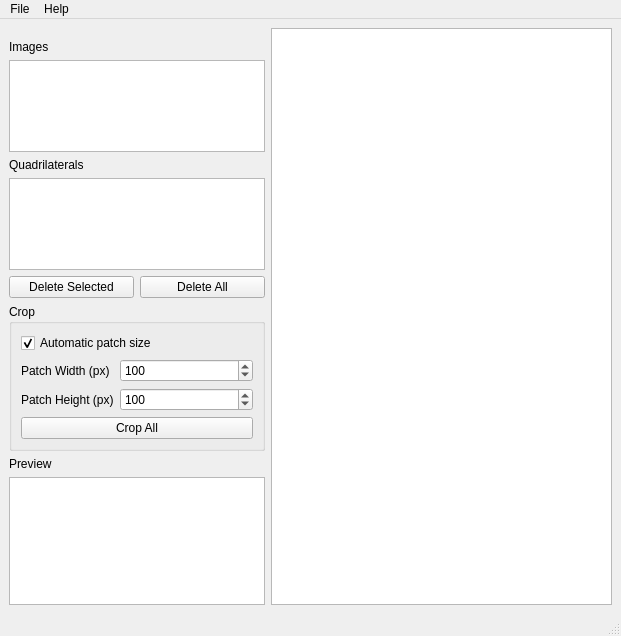
<?xml version="1.0" encoding="UTF-8"?>
<ui version="4.0">
 <class>MainWindow</class>
 <widget class="QMainWindow" name="MainWindow">
  <property name="geometry">
   <rect>
    <x>0</x>
    <y>0</y>
    <width>621</width>
    <height>636</height>
   </rect>
  </property>
  <property name="windowTitle">
   <string>MainWindow</string>
  </property>
  <widget class="QWidget" name="centralwidget">
   <layout class="QGridLayout" name="gridLayout">
    <item row="2" column="0">
     <layout class="QVBoxLayout" name="verticalLayout">
      <property name="spacing">
       <number>6</number>
      </property>
      <item>
       <widget class="QLabel" name="imagesLabel">
        <property name="text">
         <string>Images</string>
        </property>
       </widget>
      </item>
      <item>
       <widget class="QListWidget" name="imagesListWidget">
        <property name="sizePolicy">
         <sizepolicy hsizetype="Fixed" vsizetype="Expanding">
          <horstretch>0</horstretch>
          <verstretch>0</verstretch>
         </sizepolicy>
        </property>
        <property name="minimumSize">
         <size>
          <width>256</width>
          <height>0</height>
         </size>
        </property>
        <property name="maximumSize">
         <size>
          <width>256</width>
          <height>16777215</height>
         </size>
        </property>
       </widget>
      </item>
      <item>
       <widget class="QLabel" name="quadrilateralsLabel">
        <property name="text">
         <string>Quadrilaterals</string>
        </property>
       </widget>
      </item>
      <item>
       <widget class="QListWidget" name="quadsListWidget">
        <property name="sizePolicy">
         <sizepolicy hsizetype="Fixed" vsizetype="Expanding">
          <horstretch>0</horstretch>
          <verstretch>0</verstretch>
         </sizepolicy>
        </property>
        <property name="minimumSize">
         <size>
          <width>256</width>
          <height>0</height>
         </size>
        </property>
        <property name="maximumSize">
         <size>
          <width>256</width>
          <height>16777215</height>
         </size>
        </property>
       </widget>
      </item>
      <item>
       <layout class="QHBoxLayout" name="horizontalLayout_2">
        <item>
         <widget class="QPushButton" name="deleteSelectedQuadButton">
          <property name="sizePolicy">
           <sizepolicy hsizetype="Preferred" vsizetype="Fixed">
            <horstretch>0</horstretch>
            <verstretch>0</verstretch>
           </sizepolicy>
          </property>
          <property name="text">
           <string>Delete Selected</string>
          </property>
         </widget>
        </item>
        <item>
         <widget class="QPushButton" name="deleteAllQuadsButton">
          <property name="sizePolicy">
           <sizepolicy hsizetype="Preferred" vsizetype="Fixed">
            <horstretch>0</horstretch>
            <verstretch>0</verstretch>
           </sizepolicy>
          </property>
          <property name="text">
           <string>Delete All</string>
          </property>
         </widget>
        </item>
       </layout>
      </item>
      <item>
       <widget class="QGroupBox" name="cropGroupBox">
        <property name="sizePolicy">
         <sizepolicy hsizetype="Preferred" vsizetype="Preferred">
          <horstretch>0</horstretch>
          <verstretch>0</verstretch>
         </sizepolicy>
        </property>
        <property name="minimumSize">
         <size>
          <width>256</width>
          <height>0</height>
         </size>
        </property>
        <property name="maximumSize">
         <size>
          <width>256</width>
          <height>16777215</height>
         </size>
        </property>
        <property name="title">
         <string>Crop</string>
        </property>
        <layout class="QGridLayout" name="gridLayout_2">
         <property name="rightMargin">
          <number>9</number>
         </property>
         <item row="2" column="0">
          <widget class="QPushButton" name="cropAllButton">
           <property name="text">
            <string>Crop All</string>
           </property>
          </widget>
         </item>
         <item row="0" column="0">
          <widget class="QCheckBox" name="autoPatchSizeCheckbox">
           <property name="text">
            <string>Automatic patch size</string>
           </property>
           <property name="checked">
            <bool>true</bool>
           </property>
          </widget>
         </item>
         <item row="1" column="0">
          <layout class="QFormLayout" name="formLayout_2">
           <item row="1" column="0">
            <widget class="QLabel" name="patchWidthLabel">
             <property name="text">
              <string>Patch Width (px)</string>
             </property>
            </widget>
           </item>
           <item row="1" column="1">
            <widget class="QSpinBox" name="patchWidthSpinBox">
             <property name="minimum">
              <number>1</number>
             </property>
             <property name="maximum">
              <number>99999999</number>
             </property>
             <property name="singleStep">
              <number>10</number>
             </property>
             <property name="value">
              <number>100</number>
             </property>
            </widget>
           </item>
           <item row="2" column="0">
            <widget class="QLabel" name="patchHeightLabel">
             <property name="text">
              <string>Patch Height (px)</string>
             </property>
            </widget>
           </item>
           <item row="2" column="1">
            <widget class="QSpinBox" name="patchHeightSpinBox">
             <property name="minimum">
              <number>1</number>
             </property>
             <property name="maximum">
              <number>99999999</number>
             </property>
             <property name="singleStep">
              <number>10</number>
             </property>
             <property name="value">
              <number>100</number>
             </property>
            </widget>
           </item>
          </layout>
         </item>
        </layout>
       </widget>
      </item>
     </layout>
    </item>
    <item row="4" column="0">
     <widget class="PreviewViewer" name="previewGraphicsView">
      <property name="sizePolicy">
       <sizepolicy hsizetype="Fixed" vsizetype="Expanding">
        <horstretch>0</horstretch>
        <verstretch>0</verstretch>
       </sizepolicy>
      </property>
      <property name="minimumSize">
       <size>
        <width>256</width>
        <height>128</height>
       </size>
      </property>
      <property name="maximumSize">
       <size>
        <width>256</width>
        <height>16777215</height>
       </size>
      </property>
     </widget>
    </item>
    <item row="3" column="0">
     <widget class="QLabel" name="previewLabel">
      <property name="minimumSize">
       <size>
        <width>256</width>
        <height>0</height>
       </size>
      </property>
      <property name="maximumSize">
       <size>
        <width>256</width>
        <height>16777215</height>
       </size>
      </property>
      <property name="text">
       <string>Preview</string>
      </property>
     </widget>
    </item>
    <item row="0" column="1" rowspan="5">
     <widget class="ImageViewer" name="graphicsView"/>
    </item>
   </layout>
  </widget>
  <widget class="QMenuBar" name="menubar">
   <property name="geometry">
    <rect>
     <x>0</x>
     <y>0</y>
     <width>621</width>
     <height>22</height>
    </rect>
   </property>
   <widget class="QMenu" name="menuFile">
    <property name="title">
     <string>File</string>
    </property>
    <addaction name="actionOpen_Folder"/>
    <addaction name="actionClose_Folder"/>
   </widget>
   <widget class="QMenu" name="menuHelp">
    <property name="title">
     <string>Help</string>
    </property>
    <addaction name="actionAbout"/>
   </widget>
   <addaction name="menuFile"/>
   <addaction name="menuHelp"/>
  </widget>
  <widget class="QStatusBar" name="statusbar"/>
  <action name="actionOpen_Folder">
   <property name="text">
    <string>Open Folder...</string>
   </property>
  </action>
  <action name="actionCrop_All">
   <property name="text">
    <string>Crop All</string>
   </property>
  </action>
  <action name="actionClose_Folder">
   <property name="text">
    <string>Close Folder</string>
   </property>
  </action>
  <action name="actionAbout">
   <property name="text">
    <string>About</string>
   </property>
  </action>
  <action name="actionClear_all_quadrilaterals">
   <property name="text">
    <string>Clear All Quadrilaterals</string>
   </property>
  </action>
 </widget>
 <customwidgets>
  <customwidget>
   <class>ImageViewer</class>
   <extends>QGraphicsView</extends>
   <header>src/viewer.h</header>
  </customwidget>
  <customwidget>
   <class>PreviewViewer</class>
   <extends>QGraphicsView</extends>
   <header>src/viewer.h</header>
  </customwidget>
 </customwidgets>
 <resources/>
 <connections/>
</ui>
